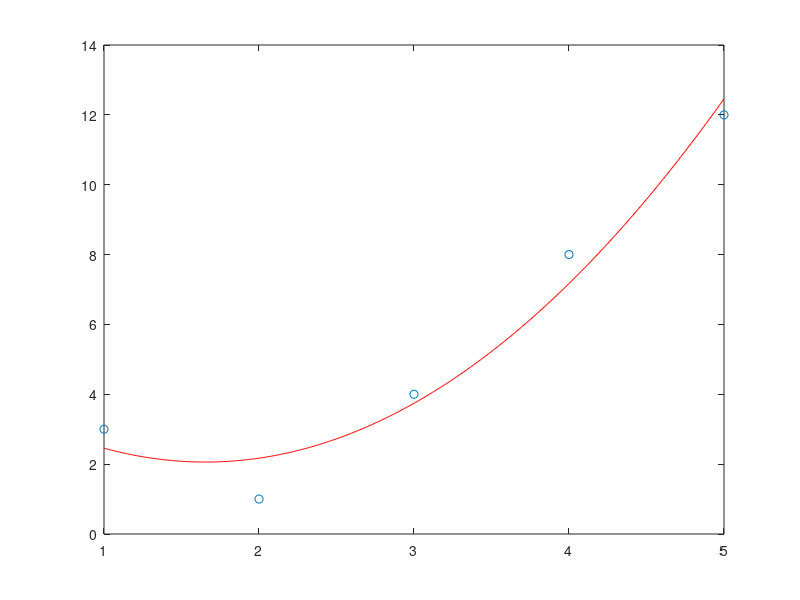

Write the MATLAB code that produced this figure.
% Using different methods for Least Squares Method

 % data points 
 x=[1 2 3 4 5];
 y=[3 1 4 8 12];
 
 % method 1 
 p=polyfit(x,y,2)
 
 % method 2
 A=[(x.^2)' x' ones(5,1)];
 Coeff1= inv(A'*A)*(A'*y')
 
 % method 3
 B=[sum(x.^4) sum(x.^3) sum(x.^2);sum(x.^3) sum(x.^2) sum(x);sum(x.^2) sum(x) 5];
 z=[sum(x.^2.*y) sum(x.*y) sum(y)];
 Coeff2=inv(B)*z'
 
 xx=[1:.01:5];
 yy=polyval(p,xx);
 
 plot(x,y,'o',xx,yy,'r')

